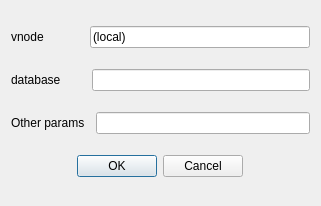
<?xml version="1.0" encoding="UTF-8"?>
<ui version="4.0">
 <class>custDSNForm</class>
 <widget class="QWidget" name="custDSNForm">
  <property name="geometry">
   <rect>
    <x>0</x>
    <y>0</y>
    <width>321</width>
    <height>206</height>
   </rect>
  </property>
  <property name="minimumSize">
   <size>
    <width>321</width>
    <height>206</height>
   </size>
  </property>
  <property name="maximumSize">
   <size>
    <width>321</width>
    <height>206</height>
   </size>
  </property>
  <property name="windowTitle">
   <string>Custom Datasource</string>
  </property>
  <layout class="QHBoxLayout" name="horizontalLayout_3">
   <item>
    <layout class="QVBoxLayout" name="verticalLayout">
     <item>
      <layout class="QHBoxLayout" name="horizontalLayout_2">
       <item>
        <widget class="QLabel" name="label_2">
         <property name="text">
          <string>vnode</string>
         </property>
        </widget>
       </item>
       <item>
        <spacer name="horizontalSpacer">
         <property name="orientation">
          <enum>Qt::Horizontal</enum>
         </property>
         <property name="sizeType">
          <enum>QSizePolicy::Minimum</enum>
         </property>
         <property name="sizeHint" stdset="0">
          <size>
           <width>40</width>
           <height>20</height>
          </size>
         </property>
        </spacer>
       </item>
       <item>
        <widget class="QLineEdit" name="vnode">
         <property name="text">
          <string>(local)</string>
         </property>
        </widget>
       </item>
      </layout>
     </item>
     <item>
      <layout class="QHBoxLayout" name="horizontalLayout">
       <item>
        <widget class="QLabel" name="label">
         <property name="text">
          <string>database</string>
         </property>
        </widget>
       </item>
       <item>
        <spacer name="horizontalSpacer_2">
         <property name="orientation">
          <enum>Qt::Horizontal</enum>
         </property>
         <property name="sizeType">
          <enum>QSizePolicy::Minimum</enum>
         </property>
         <property name="sizeHint" stdset="0">
          <size>
           <width>25</width>
           <height>20</height>
          </size>
         </property>
        </spacer>
       </item>
       <item>
        <widget class="QLineEdit" name="dbName"/>
       </item>
      </layout>
     </item>
     <item>
      <layout class="QHBoxLayout" name="horizontalLayout_4">
       <item>
        <widget class="QLabel" name="label_3">
         <property name="text">
          <string>Other params</string>
         </property>
        </widget>
       </item>
       <item>
        <spacer name="horizontalSpacer_3">
         <property name="orientation">
          <enum>Qt::Horizontal</enum>
         </property>
         <property name="sizeType">
          <enum>QSizePolicy::Minimum</enum>
         </property>
         <property name="sizeHint" stdset="0">
          <size>
           <width>5</width>
           <height>5</height>
          </size>
         </property>
        </spacer>
       </item>
       <item>
        <widget class="QLineEdit" name="params"/>
       </item>
      </layout>
     </item>
     <item alignment="Qt::AlignHCenter">
      <widget class="QDialogButtonBox" name="buttonBox">
       <property name="standardButtons">
        <set>QDialogButtonBox::Cancel|QDialogButtonBox::Ok</set>
       </property>
      </widget>
     </item>
    </layout>
   </item>
  </layout>
 </widget>
 <resources/>
 <connections/>
</ui>
